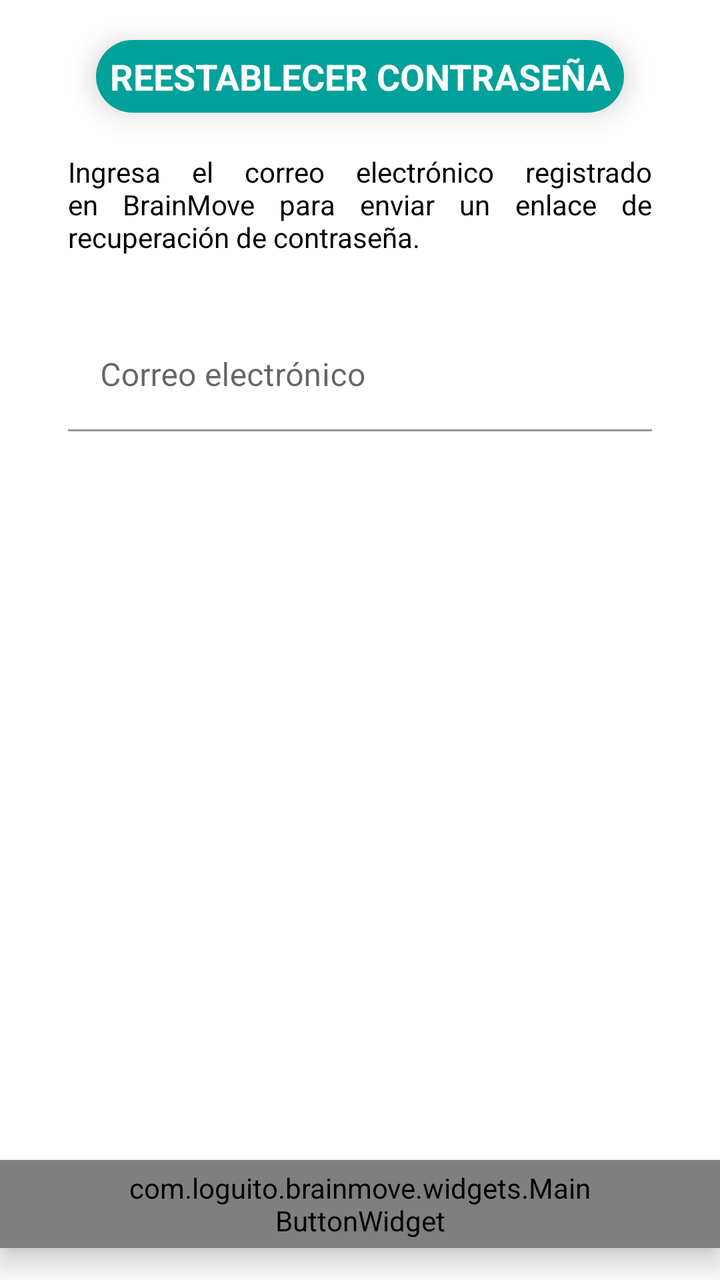
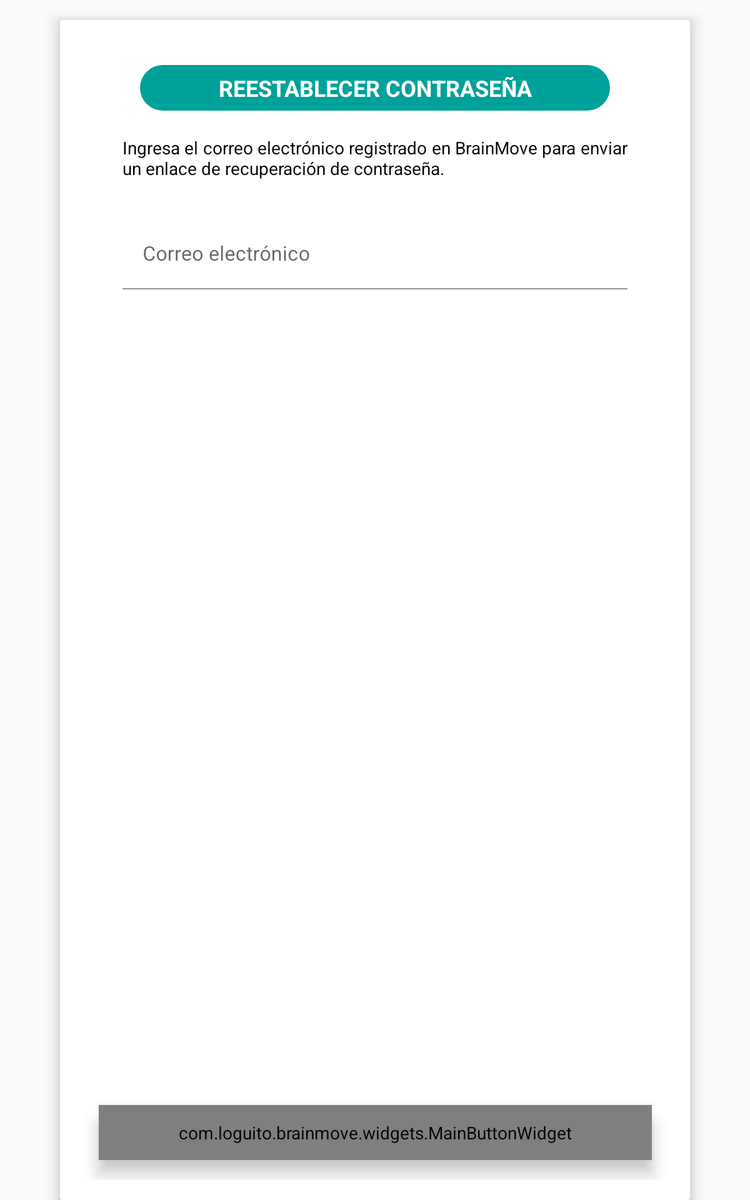

Two renders of one Android screen. The first uses the default layout on a phone; the second uses the alternative layout the repository ships for a different screen configuration, on a matching device. The two XML files are below.
<!-- AndroidManifest.xml: application theme AppTheme -->
<!-- res/layout/fragment_forgot_password.xml -->
<?xml version="1.0" encoding="utf-8"?>
<androidx.constraintlayout.widget.ConstraintLayout xmlns:android="http://schemas.android.com/apk/res/android"
    xmlns:app="http://schemas.android.com/apk/res-auto"
    android:layout_width="match_parent"
    android:layout_height="match_parent"
    android:background="@color/white">

    <TextView
        android:id="@+id/textView"
        android:layout_width="0dp"
        android:layout_height="wrap_content"
        android:layout_marginStart="14dp"
        android:layout_marginTop="20dp"
        android:layout_marginEnd="14dp"
        android:background="@drawable/rounded_primary_color_drawable"
        android:elevation="8dp"
        android:gravity="center"
        android:paddingTop="6dp"
        android:paddingBottom="6dp"
        android:text="@string/password_recovery_title"
        android:textAllCaps="true"
        android:textAppearance="@style/TextAppearance.AppCompat.Headline"
        android:textColor="@color/white"
        android:textSize="18sp"
        android:textStyle="bold"
        app:layout_constraintEnd_toEndOf="@+id/textView2"
        app:layout_constraintStart_toStartOf="@+id/textView2"
        app:layout_constraintTop_toTopOf="parent" />

    <TextView
        android:id="@+id/textView2"
        android:layout_width="0dp"
        android:layout_height="wrap_content"
        android:layout_marginStart="34dp"
        android:layout_marginTop="20dp"
        android:layout_marginEnd="34dp"
        android:justificationMode="inter_word"
        android:text="@string/password_recovery_description"
        android:textColor="@color/black"
        android:textSize="14sp"
        app:layout_constraintEnd_toEndOf="parent"
        app:layout_constraintStart_toStartOf="parent"
        app:layout_constraintTop_toBottomOf="@+id/textView" />

    <com.google.android.material.textfield.TextInputLayout
        android:id="@+id/emailInputLayout"
        android:layout_width="0dp"
        android:layout_height="wrap_content"
        android:layout_marginTop="32dp"
        android:hint="@string/email_text"
        app:boxBackgroundColor="@color/white"
        app:errorEnabled="true"
        app:layout_constraintEnd_toEndOf="@+id/textView2"
        app:layout_constraintStart_toStartOf="@+id/textView2"
        app:layout_constraintTop_toBottomOf="@+id/textView2">

        <com.google.android.material.textfield.TextInputEditText
            android:id="@+id/emailEditText"
            android:layout_width="match_parent"
            android:layout_height="wrap_content"
            android:imeOptions="actionDone"
            android:inputType="textEmailAddress" />
    </com.google.android.material.textfield.TextInputLayout>

    <com.loguito.brainmove.widgets.MainButtonWidget
        android:id="@+id/passwordRecoveryButton"
        android:layout_width="wrap_content"
        android:layout_height="44dp"
        android:layout_marginTop="40dp"
        android:layout_marginBottom="16dp"
        android:background="@drawable/primary_button_selector"
        android:elevation="8dp"
        android:enabled="false"
        android:paddingStart="64dp"
        android:paddingEnd="64dp"
        android:text="@string/password_recovery_button_text"
        android:textSize="18sp"
        app:layout_constraintBottom_toBottomOf="parent"
        app:layout_constraintEnd_toEndOf="@+id/emailInputLayout"
        app:layout_constraintStart_toStartOf="@+id/emailInputLayout"
        app:layout_constraintTop_toBottomOf="@+id/emailInputLayout"
        app:layout_constraintVertical_bias="1.0" />
</androidx.constraintlayout.widget.ConstraintLayout>
<!-- resources referenced by this layout -->
<resources>
  <color name="black">#000000</color>
  <color name="white">#FFFFFF</color>
  <!-- drawable primary_button_selector (drawable) -->
  <?xml version="1.0" encoding="utf-8"?>
  <selector xmlns:android="http://schemas.android.com/apk/res/android">
      <item android:drawable="@drawable/primary_button_gradient_color" android:state_enabled="true" />
      <item android:drawable="@drawable/primary_button_disable_gradient" />
  </selector>
  <!-- drawable rounded_primary_color_drawable (drawable) -->
  <?xml version="1.0" encoding="utf-8"?>
  <shape xmlns:android="http://schemas.android.com/apk/res/android"
      android:shape="rectangle">
      <solid android:color="#00a19a"/>
      <corners android:radius="24dp"/>
  </shape>
  <string name="email_text">Correo electrónico</string>
  <string name="password_recovery_button_text">Enviar</string>
  <string name="password_recovery_description">Ingresa el correo electrónico registrado en BrainMove para enviar un enlace de recuperación de contraseña.</string>
  <string name="password_recovery_title">Reestablecer contraseña</string>
  <style name="AppTheme" parent="Theme.MaterialComponents.Light.NoActionBar">
          
          <item name="colorPrimary">@color/colorPrimary</item>
          <item name="colorPrimaryDark">@color/colorPrimaryDark</item>
          <item name="colorAccent">@color/colorAccent</item>
      </style>
  <!-- drawable primary_button_gradient_color (drawable) -->
  <?xml version="1.0" encoding="utf-8"?>
  <shape xmlns:android="http://schemas.android.com/apk/res/android"
      android:shape="rectangle">
      <gradient
          android:angle="-270"
          android:endColor="#00d5cb"
          android:startColor="#00a19a" />
      <corners android:radius="24dp" />
  </shape>
  <!-- drawable primary_button_disable_gradient (drawable) -->
  <?xml version="1.0" encoding="utf-8"?>
  <shape xmlns:android="http://schemas.android.com/apk/res/android"
      android:shape="rectangle">
      <gradient
          android:angle="-270"
          android:endColor="#d0d0d0"
          android:startColor="#898989" />
      <corners android:radius="24dp" />
  </shape>
  <color name="colorPrimary">#00A19A</color>
  <color name="colorPrimaryDark">#FF00796B</color>
  <color name="colorAccent">#F39200</color>
</resources>
<!-- res/layout-sw600dp/fragment_forgot_password.xml (the author's variant of the layout above) -->
<!-- drawn on a 7-inch tablet held upright -->
<?xml version="1.0" encoding="utf-8"?>
<androidx.constraintlayout.widget.ConstraintLayout xmlns:android="http://schemas.android.com/apk/res/android"
    xmlns:app="http://schemas.android.com/apk/res-auto"
    android:layout_width="match_parent"
    android:layout_height="match_parent"
    android:background="@color/backgroundGray">

    <androidx.cardview.widget.CardView
        android:layout_width="0dp"
        android:layout_height="0dp"
        android:layout_marginStart="48dp"
        android:layout_marginTop="16dp"
        android:layout_marginEnd="48dp"
        android:background="@color/white"
        app:cardElevation="8dp"
        app:contentPadding="16dp"
        app:layout_constraintBottom_toBottomOf="parent"
        app:layout_constraintEnd_toEndOf="parent"
        app:layout_constraintStart_toStartOf="parent"
        app:layout_constraintTop_toTopOf="parent">

        <androidx.constraintlayout.widget.ConstraintLayout
            android:layout_width="match_parent"
            android:layout_height="match_parent">

            <TextView
                android:id="@+id/textView"
                android:layout_width="0dp"
                android:layout_height="wrap_content"
                android:layout_marginStart="14dp"
                android:layout_marginTop="20dp"
                android:layout_marginEnd="14dp"
                android:background="@drawable/rounded_primary_color_drawable"
                android:gravity="center"
                android:paddingTop="6dp"
                android:paddingBottom="6dp"
                android:text="@string/password_recovery_title"
                android:textAllCaps="true"
                android:textAppearance="@style/TextAppearance.AppCompat.Headline"
                android:textColor="@color/white"
                android:textSize="18sp"
                android:textStyle="bold"
                app:layout_constraintEnd_toEndOf="@+id/textView2"
                app:layout_constraintStart_toStartOf="@+id/textView2"
                app:layout_constraintTop_toTopOf="parent" />

            <TextView
                android:id="@+id/textView2"
                android:layout_width="0dp"
                android:layout_height="wrap_content"
                android:layout_marginStart="34dp"
                android:layout_marginTop="20dp"
                android:layout_marginEnd="34dp"
                android:justificationMode="inter_word"
                android:text="@string/password_recovery_description"
                android:textColor="@color/black"
                android:textSize="14sp"
                app:layout_constraintEnd_toEndOf="parent"
                app:layout_constraintStart_toStartOf="parent"
                app:layout_constraintTop_toBottomOf="@+id/textView" />

            <com.google.android.material.textfield.TextInputLayout
                android:id="@+id/emailInputLayout"
                android:layout_width="0dp"
                android:layout_height="wrap_content"
                android:layout_marginTop="32dp"
                android:hint="@string/email_text"
                app:boxBackgroundColor="@color/white"
                app:errorEnabled="true"
                app:layout_constraintEnd_toEndOf="@+id/textView2"
                app:layout_constraintStart_toStartOf="@+id/textView2"
                app:layout_constraintTop_toBottomOf="@+id/textView2">

                <com.google.android.material.textfield.TextInputEditText
                    android:id="@+id/emailEditText"
                    android:layout_width="match_parent"
                    android:layout_height="wrap_content"
                    android:imeOptions="actionDone"
                    android:inputType="textEmailAddress" />
            </com.google.android.material.textfield.TextInputLayout>

            <com.loguito.brainmove.widgets.MainButtonWidget
                android:id="@+id/passwordRecoveryButton"
                android:layout_width="wrap_content"
                android:layout_height="44dp"
                android:layout_marginTop="40dp"
                android:layout_marginBottom="16dp"
                android:background="@drawable/primary_button_selector"
                android:elevation="8dp"
                android:enabled="false"
                android:paddingStart="64dp"
                android:paddingEnd="64dp"
                android:text="@string/password_recovery_button_text"
                android:textSize="18sp"
                app:layout_constraintBottom_toBottomOf="parent"
                app:layout_constraintEnd_toEndOf="@+id/emailInputLayout"
                app:layout_constraintStart_toStartOf="@+id/emailInputLayout"
                app:layout_constraintTop_toBottomOf="@+id/emailInputLayout"
                app:layout_constraintVertical_bias="1.0" />
        </androidx.constraintlayout.widget.ConstraintLayout>
    </androidx.cardview.widget.CardView>
</androidx.constraintlayout.widget.ConstraintLayout>
<!-- resources referenced by the variant -->
<!-- as a 7-inch tablet held upright resolves them -->
<resources>
  <color name="backgroundGray">#FAFAFA</color>
  <color name="black">#000000</color>
  <color name="white">#FFFFFF</color>
  <!-- drawable primary_button_selector (drawable) -->
  <?xml version="1.0" encoding="utf-8"?>
  <selector xmlns:android="http://schemas.android.com/apk/res/android">
      <item android:drawable="@drawable/primary_button_gradient_color" android:state_enabled="true" />
      <item android:drawable="@drawable/primary_button_disable_gradient" />
  </selector>
  <!-- drawable rounded_primary_color_drawable (drawable) -->
  <?xml version="1.0" encoding="utf-8"?>
  <shape xmlns:android="http://schemas.android.com/apk/res/android"
      android:shape="rectangle">
      <solid android:color="#00a19a"/>
      <corners android:radius="24dp"/>
  </shape>
  <string name="email_text">Correo electrónico</string>
  <string name="password_recovery_button_text">Enviar</string>
  <string name="password_recovery_description">Ingresa el correo electrónico registrado en BrainMove para enviar un enlace de recuperación de contraseña.</string>
  <string name="password_recovery_title">Reestablecer contraseña</string>
  <style name="AppTheme" parent="Theme.MaterialComponents.Light.NoActionBar">
          
          <item name="colorPrimary">@color/colorPrimary</item>
          <item name="colorPrimaryDark">@color/colorPrimaryDark</item>
          <item name="colorAccent">@color/colorAccent</item>
      </style>
  <!-- drawable primary_button_gradient_color (drawable) -->
  <?xml version="1.0" encoding="utf-8"?>
  <shape xmlns:android="http://schemas.android.com/apk/res/android"
      android:shape="rectangle">
      <gradient
          android:angle="-270"
          android:endColor="#00d5cb"
          android:startColor="#00a19a" />
      <corners android:radius="24dp" />
  </shape>
  <!-- drawable primary_button_disable_gradient (drawable) -->
  <?xml version="1.0" encoding="utf-8"?>
  <shape xmlns:android="http://schemas.android.com/apk/res/android"
      android:shape="rectangle">
      <gradient
          android:angle="-270"
          android:endColor="#d0d0d0"
          android:startColor="#898989" />
      <corners android:radius="24dp" />
  </shape>
  <color name="colorPrimary">#00A19A</color>
  <color name="colorPrimaryDark">#FF00796B</color>
  <color name="colorAccent">#F39200</color>
</resources>
